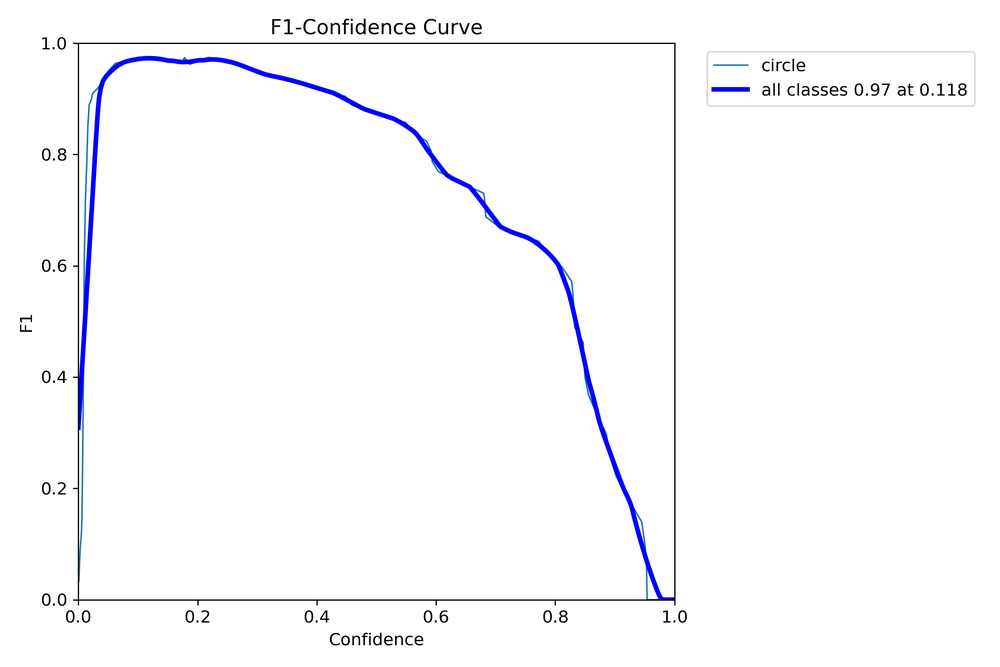
#> input picture ComputerVision/YOLO_Segmentation_Test/ultralytics-main/runs/segment/train/BoxF1_curve.png, 1000 x 667 px, shrunk from 2250 x 1500 before the run, given as the content of the folder _2024_03_22_15_01_06_segmentation mask 1.1/SegmentationClass, which was not available
$ jupyter execute Picture_rotation.ipynb   (text cells are left out)
#> lines starting #> are read from the running program, lines starting #| are printed output that depends on the picture; pictures that were not available may be replaced by others from this repository, and a replacement may not be noted
[cell 1]
# This code only can be used once on the same folder!!!!!!
import os
import cv2

def process_images(input_folder, output_folder):
    # Iterate through all PNG images in the input folder
    for filename in os.listdir(input_folder):
        if filename.endswith('.png'):
            # Read the image
            img_path = os.path.join(input_folder, filename)
            img = cv2.imread(img_path)
#> img is the input picture: shape (667, 1000, 3); mean B, G, R 252.4, 250, 249.9

            # Image processing
            img_n1 = cv2.flip(img, -1)      # Flip both horizontally and vertically
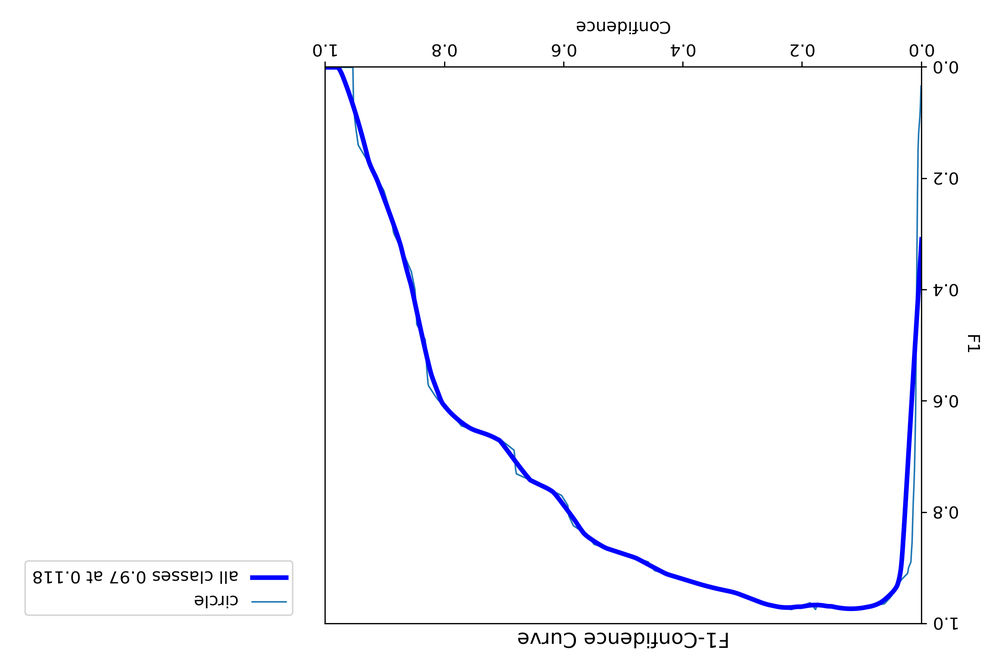
#> img_n1: shape (667, 1000, 3); mean B, G, R 252.4, 250, 249.9
            img_0 = cv2.flip(img, 0)        # Flip vertically
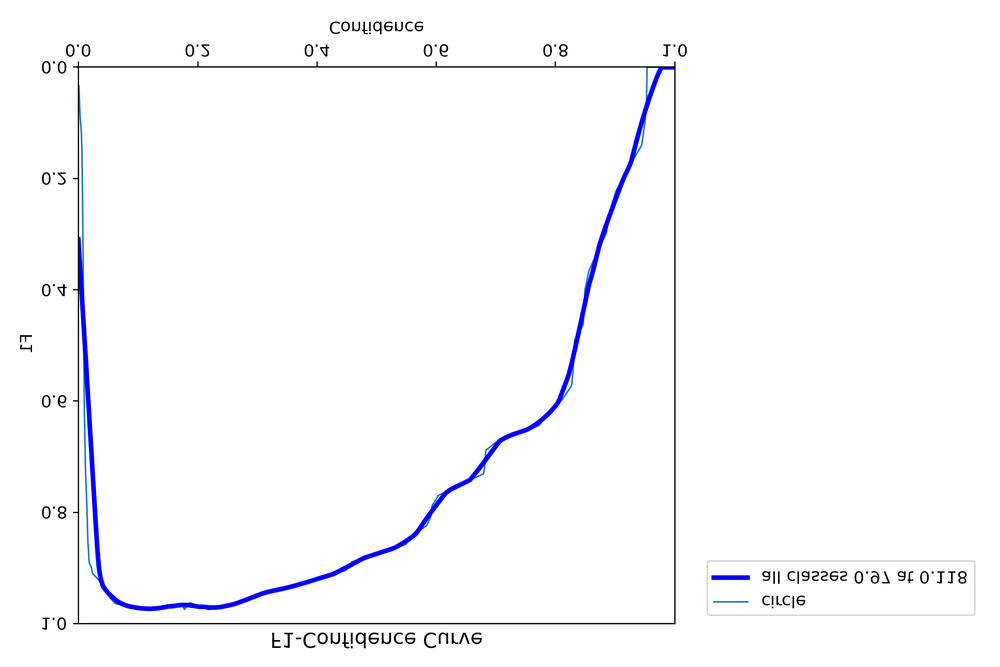
#> img_0: shape (667, 1000, 3); mean B, G, R 252.4, 250, 249.9
            img_1 = cv2.flip(img, 1)        # Flip horizontally
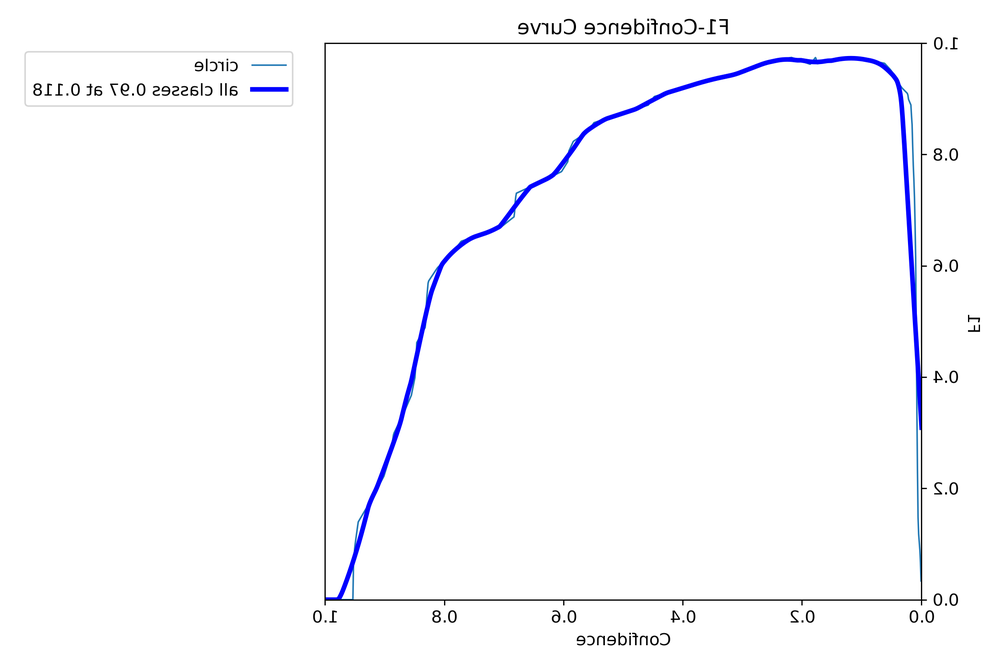
#> img_1: shape (667, 1000, 3); mean B, G, R 252.4, 250, 249.9
            img_tsp = cv2.transpose(img)    # Transpose (swap rows and columns)
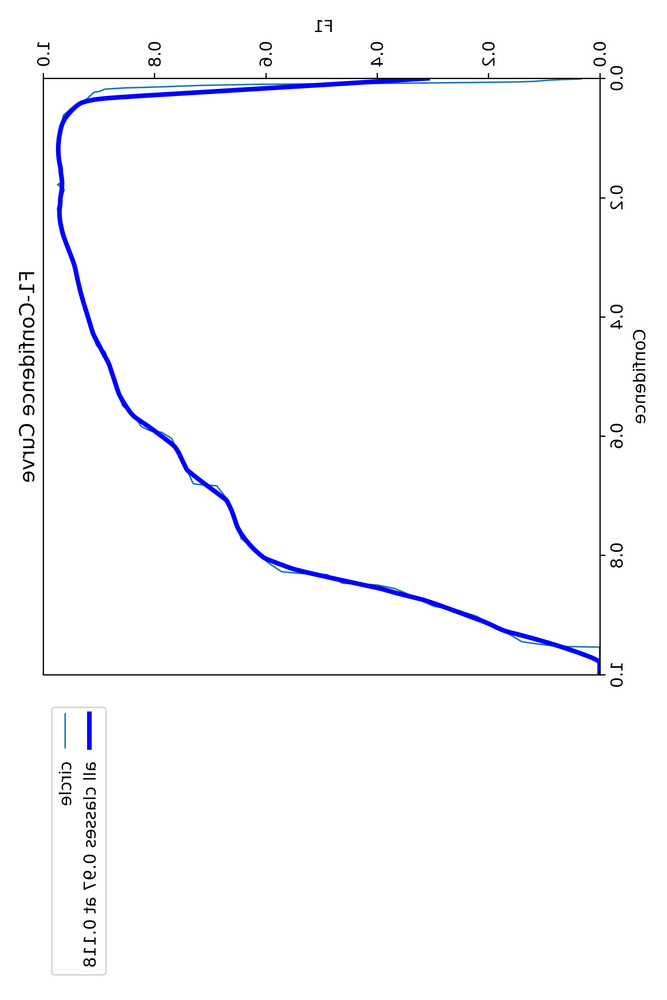
#> img_tsp: shape (1000, 667, 3); mean B, G, R 252.4, 250, 249.9
            img_90 = cv2.flip(cv2.transpose(img), 1)  # Rotate 90 degrees clockwise
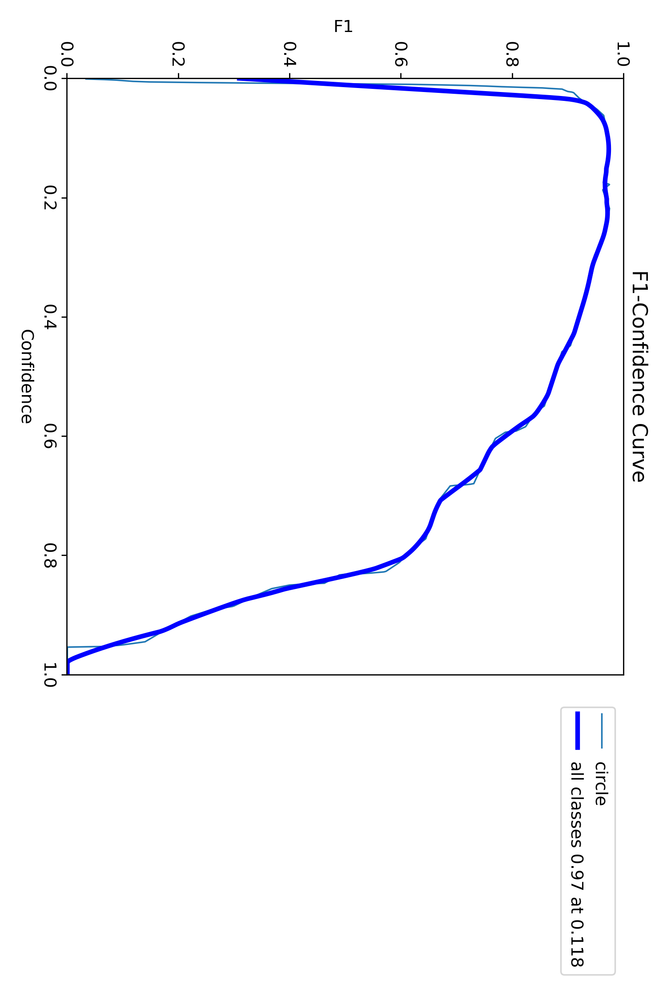
#> img_90: shape (1000, 667, 3); mean B, G, R 252.4, 250, 249.9
            img_180 = cv2.flip(img, -1)     # Rotate 180 degrees clockwise
            img_270 = cv2.flip(cv2.transpose(img), 0)  # Rotate 270 degrees clockwise
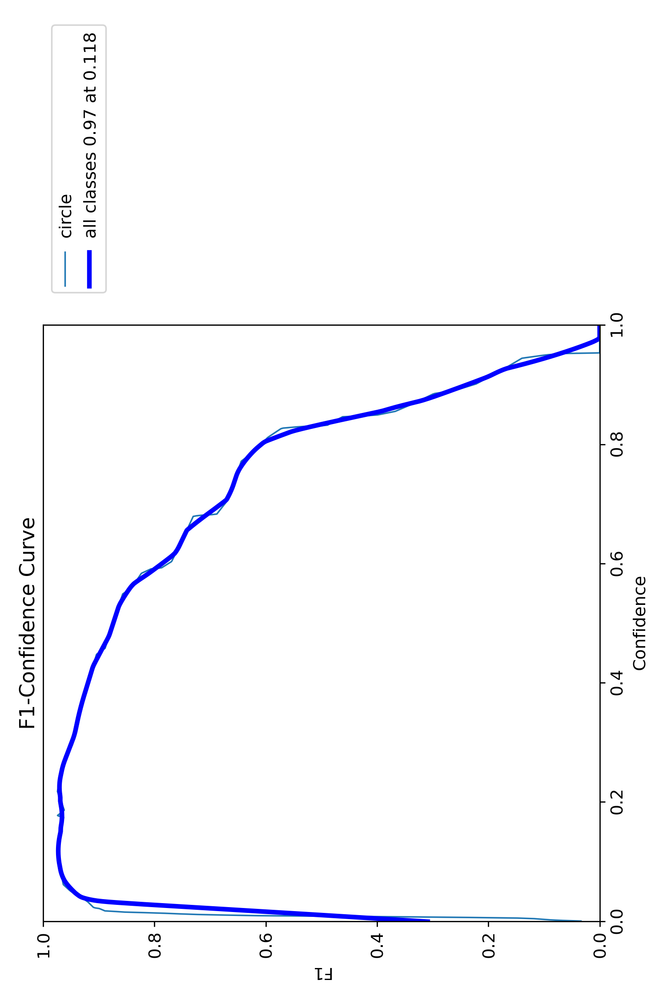
#> img_270: shape (1000, 667, 3); mean B, G, R 252.4, 250, 249.9

            # Save the processed images
            output_path = os.path.join(output_folder, filename.split('.')[0])
            cv2.imwrite(output_path + '_n1.png', img_n1)
            cv2.imwrite(output_path + '_0.png', img_0)
            cv2.imwrite(output_path + '_1.png', img_1)
            cv2.imwrite(output_path + '_tsp.png', img_tsp)
            cv2.imwrite(output_path + '_90.png', img_90)
            cv2.imwrite(output_path + '_180.png', img_180)
            cv2.imwrite(output_path + '_270.png', img_270)

# Define input and output folders
# Use relative path
input_folder = "project_agritue_dataset_2024_03_22_15_01_06_segmentation mask 1.1/SegmentationClass"  # Input folder path
output_folder = 'project_agritue_dataset_2024_03_22_15_01_06_segmentation mask 1.1/SegmentationClass'  # Output folder path

# Execute the processing function
process_images(input_folder, output_folder)
print("Finished! Dont run the code again in the same folder!")
